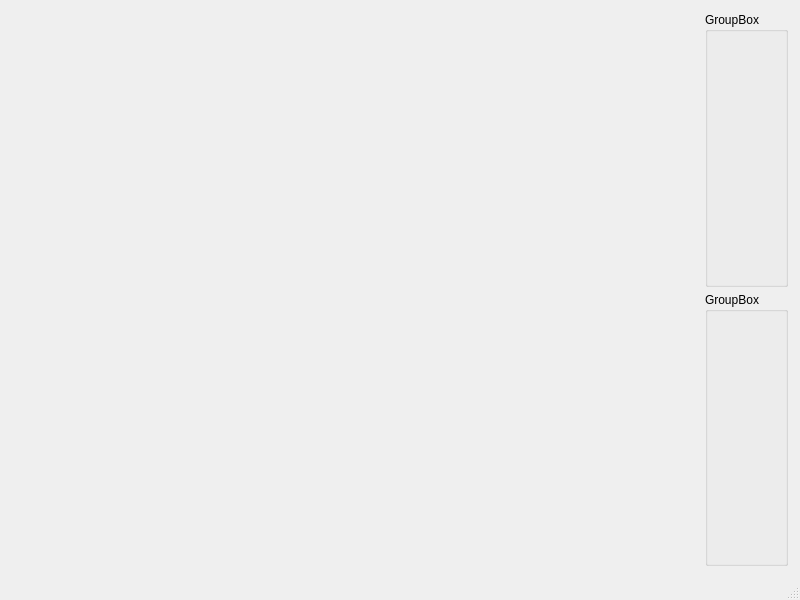
<?xml version="1.0" encoding="UTF-8"?>
<ui version="4.0">
 <class>MainWindow</class>
 <widget class="QMainWindow" name="MainWindow">
  <property name="geometry">
   <rect>
    <x>0</x>
    <y>0</y>
    <width>800</width>
    <height>600</height>
   </rect>
  </property>
  <property name="windowTitle">
   <string>Flock</string>
  </property>
  <widget class="QWidget" name="centralwidget">
   <layout class="QGridLayout" name="s_mainWindowGridLayout">
    <property name="leftMargin">
     <number>12</number>
    </property>
    <property name="topMargin">
     <number>12</number>
    </property>
    <property name="rightMargin">
     <number>12</number>
    </property>
    <property name="bottomMargin">
     <number>12</number>
    </property>
    <property name="spacing">
     <number>5</number>
    </property>
    <item row="0" column="1">
     <widget class="QGroupBox" name="s_transformGB">
      <property name="title">
       <string>GroupBox</string>
      </property>
     </widget>
    </item>
    <item row="1" column="1">
     <widget class="QGroupBox" name="s_drawGB">
      <property name="title">
       <string>GroupBox</string>
      </property>
     </widget>
    </item>
    <item row="0" column="0">
     <spacer name="horizontalSpacer">
      <property name="orientation">
       <enum>Qt::Horizontal</enum>
      </property>
      <property name="sizeHint" stdset="0">
       <size>
        <width>40</width>
        <height>20</height>
       </size>
      </property>
     </spacer>
    </item>
   </layout>
  </widget>
  <widget class="QMenuBar" name="menubar">
   <property name="geometry">
    <rect>
     <x>0</x>
     <y>0</y>
     <width>800</width>
     <height>23</height>
    </rect>
   </property>
  </widget>
  <widget class="QStatusBar" name="statusbar"/>
 </widget>
 <resources/>
 <connections/>
</ui>
